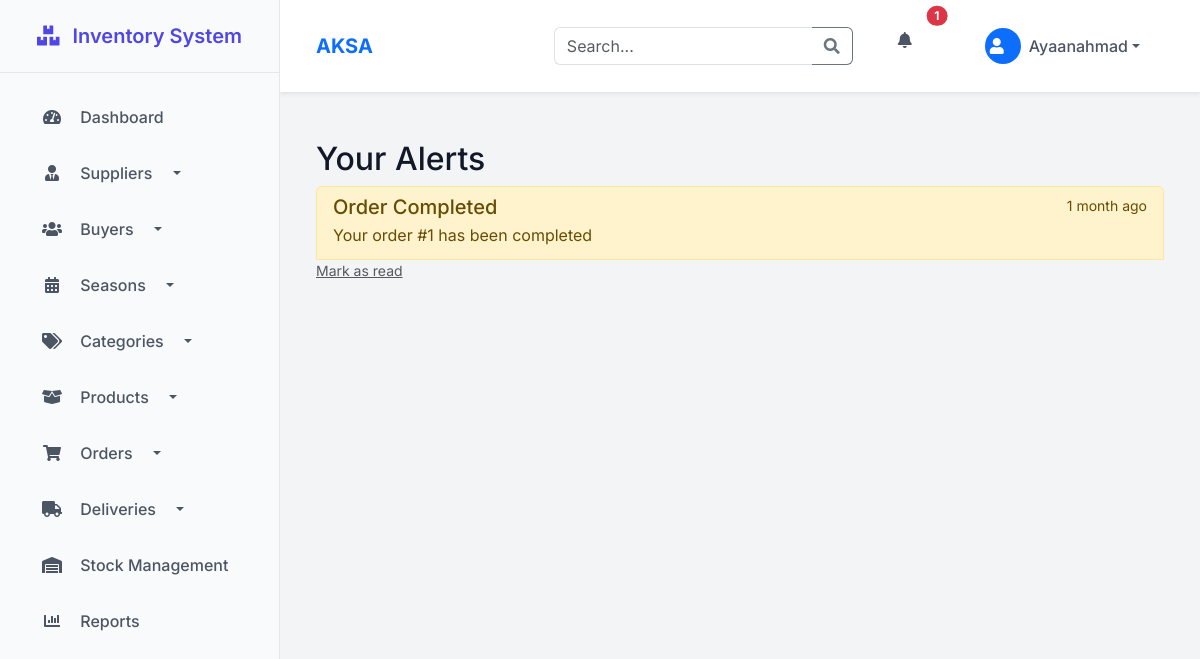
/store/alerts/ (signed in), run on the app's committed database.
### inventory/models.py (models this page shows)
class User(AbstractUser):
    is_buyer = models.BooleanField(default=False)
    is_supplier = models.BooleanField(default=False)
    is_admin = models.BooleanField(default=False)

### store/models.py (models this page shows, shortened)
class Alert(models.Model):
    ALERT_TYPES = (
        ('low_stock', 'Low Stock'),
        ('order_completed', 'Order Completed'),
        ('inventory_update', 'Inventory Update'),
    )
    user = models.ForeignKey(User, on_delete=models.CASCADE)
    alert_type = models.CharField(max_length=50, choices=ALERT_TYPES)
    message = models.TextField()
    is_read = models.BooleanField(default=False)
    created_at = models.DateTimeField(default=timezone.now)
    related_object_id = models.PositiveIntegerField(null=True, blank=True)
    related_content_type = models.CharField(max_length=100, null=True, blank=True)
    class Meta:
        ordering = ['-created_at']

### store/views.py (the view)
# urls.py: path('alerts/', alert_list, name='alert_list'),
@login_required
def alert_list(request):
    alerts = Alert.objects.filter(user=request.user).order_by('-created_at')
    return render(request, 'alerts/list.html', {'alerts': alerts})

### store/context_processors.py (called while the page is built)
def alerts_context(request):
    if request.user.is_authenticated:
        return {
            'unread_alerts_count': Alert.objects.filter(user=request.user, is_read=False).count(),
            'recent_alerts': Alert.objects.filter(user=request.user).order_by('-created_at')[:5]
        }
    return {}

### templates/alerts/list.html
{% extends 'base/base.html' %}
{% block content %}
<div class="container">
    <h2>Your Alerts</h2>
    <div class="list-group">
        {% for alert in alerts %}
        <a href="#" class="list-group-item list-group-item-action {% if not alert.is_read %}list-group-item-warning{% endif %}">
            <div class="d-flex w-100 justify-content-between">
                <h5 class="mb-1">{{ alert.get_alert_type_display }}</h5>
                <small>{{ alert.created_at|timesince }} ago</small>
            </div>
            <p class="mb-1">{{ alert.message }}</p>
            <small>
                <a href="{% url 'mark_alert_read' alert.id %}" class="text-muted">Mark as read</a>
            </small>
        </a>
        {% empty %}
        <div class="alert alert-info">No alerts to display</div>
        {% endfor %}
    </div>
</div>
{% endblock %}

### templates/base/navbar.html (shortened to what this page needs)
<header class="navbar navbar-expand-lg navbar-light bg-white shadow-sm">
    <div class="container-fluid">
        <a class="navbar-brand fw-bold text-primary">AKSA</a>
        <div class="collapse navbar-collapse">
            <form class="d-flex ms-auto me-3" method="GET" action="{% url 'search' %}">
                <div class="input-group">
                    <input class="form-control border-end-0" type="search" name="q" placeholder="Search..."
                           aria-label="Search" value="{{ request.GET.q }}">
                    <button class="btn btn-outline-secondary border-start-0" type="submit">
                        <i class="fas fa-search"></i>
                    </button>
                </div>
            </form>
            <ul class="navbar-nav">
                <li class="nav-item dropdown me-2">
                    <a class="nav-link position-relative" href="#" id="alertsDropdown" role="button"
                       data-bs-toggle="dropdown" aria-expanded="false">
                        <i class="fas fa-bell text-gray-600"></i>
                        {% if unread_alerts_count > 0 %}
                        <span class="position-absolute top-0 start-100 translate-middle badge rounded-pill bg-danger">
                            {{ unread_alerts_count }}
                        </span>
                        {% endif %}
                    </a>
                </li>
                <li class="nav-item dropdown">
                    <a class="nav-link dropdown-toggle d-flex align-items-center" href="#" id="userDropdown"
                       role="button" data-bs-toggle="dropdown" aria-expanded="false">
                        <div class="avatar avatar-sm me-2">
                            <div class="bg-primary text-white rounded-circle d-flex align-items-center justify-content-center"
                                 style="width: 36px; height: 36px;">
                                <i class="fas fa-user"></i>
                            </div>
                        </div>
                        <span class="d-none d-lg-inline">{{ request.user.username }}</span>
                    </a>
                </li>
            </ul>
        </div>
    </div>
</header>

### templates/base/base.html (style rules this page uses)
:root { --primary: #4f46e5; --primary-hover: #4338ca; --sidebar-bg: #f9fafb; --sidebar-active: #e0e7ff; --header-bg: #ffffff; --card-shadow: 0 1px 3px rgba(0,0,0,0.12), 0 1px 2px rgba(0,0,0,0.24); --transition: all 0.3s cubic-bezier(.25,.8,.25,1); }
body { font-family: 'Inter', sans-serif; background-color: #f3f4f6; color: #111827; }
.nav-link { color: #4b5563; padding: 0.75rem 1.5rem; font-weight: 500; border-radius: 0.5rem; margin: 0.25rem 1rem; transition: var(--transition); }
.nav-link i { width: 24px; text-align: center; margin-right: 12px; }
.navbar { background: var(--header-bg); box-shadow: var(--card-shadow); padding: 0.75rem 1.5rem; }
.navbar-brand { font-weight: 700; color: var(--primary); font-size: 1.25rem; }

### data on the page
User: user.username "Ayaanahmad"
Alert: alert_type "Order Completed", created_at "1 month", message "Your order #1 has been completed"

### other printed values
{{ unread_alerts_count }} "1"
